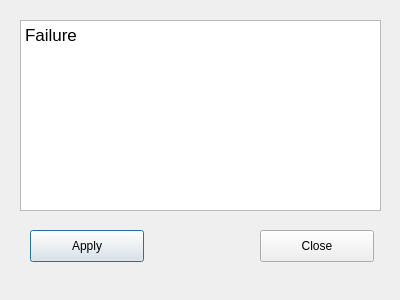
<?xml version="1.0" encoding="UTF-8"?>
<ui version="4.0">
 <class>MarketWindow</class>
 <widget class="QDialog" name="MarketWindow">
  <property name="geometry">
   <rect>
    <x>0</x>
    <y>0</y>
    <width>400</width>
    <height>300</height>
   </rect>
  </property>
  <property name="windowTitle">
   <string>Advanced Markets</string>
  </property>
  <widget class="QTextEdit" name="textEdit">
   <property name="geometry">
    <rect>
     <x>20</x>
     <y>20</y>
     <width>361</width>
     <height>191</height>
    </rect>
   </property>
   <property name="html">
    <string>&lt;!DOCTYPE HTML PUBLIC &quot;-//W3C//DTD HTML 4.0//EN&quot; &quot;http://www.w3.org/TR/REC-html40/strict.dtd&quot;&gt;
&lt;html&gt;&lt;head&gt;&lt;meta name=&quot;qrichtext&quot; content=&quot;1&quot; /&gt;&lt;style type=&quot;text/css&quot;&gt;
p, li { white-space: pre-wrap; }
&lt;/style&gt;&lt;/head&gt;&lt;body style=&quot; font-family:'Lucida Grande'; font-size:13pt; font-weight:400; font-style:normal;&quot;&gt;
&lt;p style=&quot; margin-top:0px; margin-bottom:0px; margin-left:0px; margin-right:0px; -qt-block-indent:0; text-indent:0px;&quot;&gt;Failure&lt;/p&gt;
&lt;p style=&quot;-qt-paragraph-type:empty; margin-top:0px; margin-bottom:0px; margin-left:0px; margin-right:0px; -qt-block-indent:0; text-indent:0px;&quot;&gt;&lt;br /&gt;&lt;/p&gt;&lt;/body&gt;&lt;/html&gt;</string>
   </property>
  </widget>
  <widget class="QPushButton" name="pushButton">
   <property name="geometry">
    <rect>
     <x>30</x>
     <y>230</y>
     <width>114</width>
     <height>32</height>
    </rect>
   </property>
   <property name="text">
    <string>Apply</string>
   </property>
  </widget>
  <widget class="QPushButton" name="pushButton_2">
   <property name="geometry">
    <rect>
     <x>260</x>
     <y>230</y>
     <width>114</width>
     <height>32</height>
    </rect>
   </property>
   <property name="text">
    <string>Close</string>
   </property>
  </widget>
  <zorder>textEdit</zorder>
  <zorder>pushButton</zorder>
  <zorder>pushButton_2</zorder>
  <zorder>pushButton_2</zorder>
 </widget>
 <resources/>
 <connections/>
</ui>
